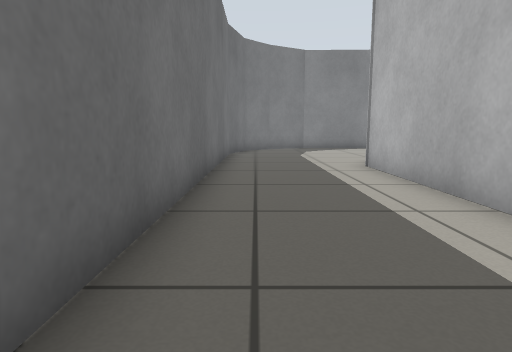
View 1 (above)

24 first-person views from a walk through a robot-simulator world made for Gazebo. The camera is 0.5 m above the floor, tilts 8° down and sees 75° across. The floor is counted in squares, 0.5 m on a side. Each view is taken from the middle of a square. On the plan, view 1 faces up. The plan holds only what a view shows up to about 12 squares ahead; the rest is blank. The place goes on beyond the plan. Robots are left out.

View 2
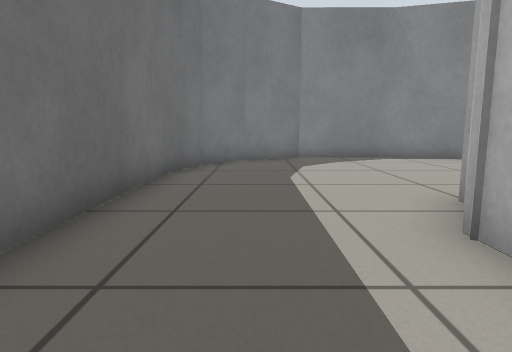

View 3
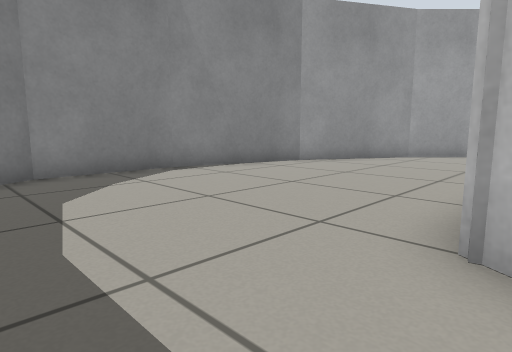

View 4
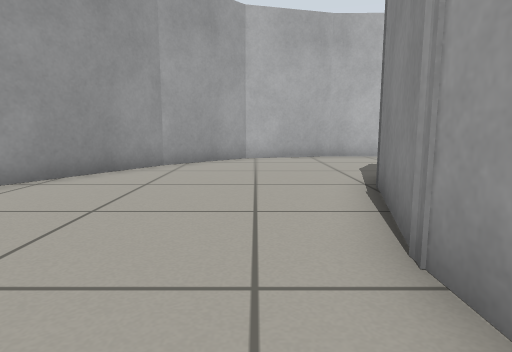

View 5
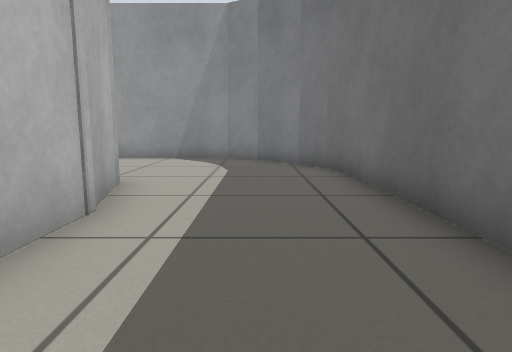

View 6
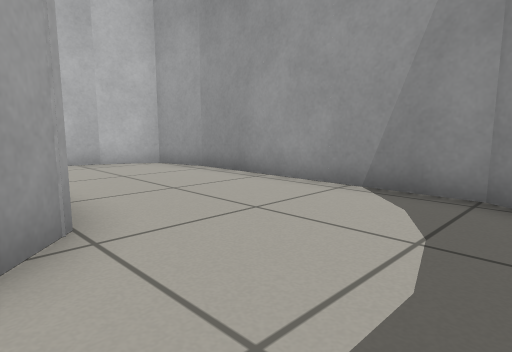

View 7
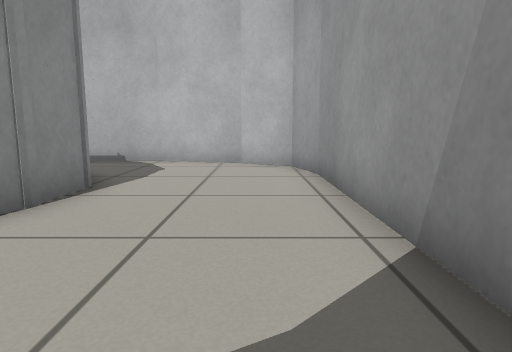

View 8
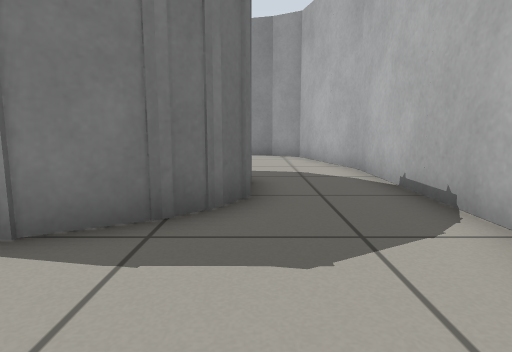

View 9
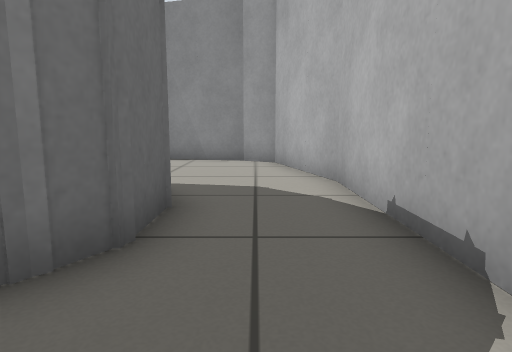

View 10
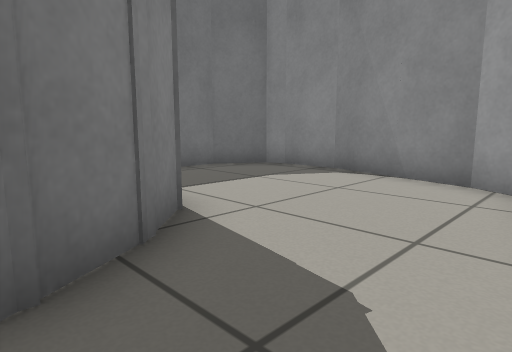

View 11
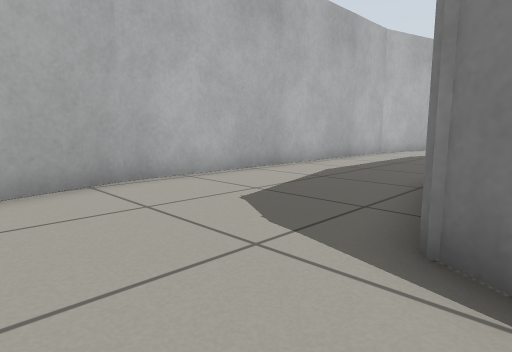

View 12
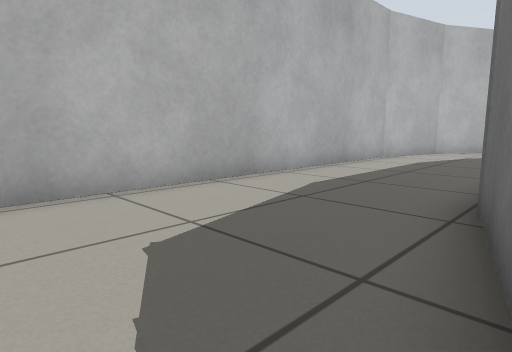

View 13
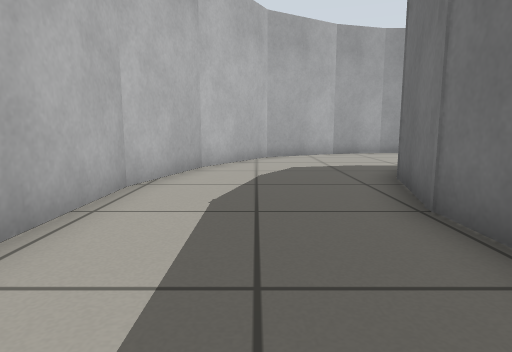

View 14
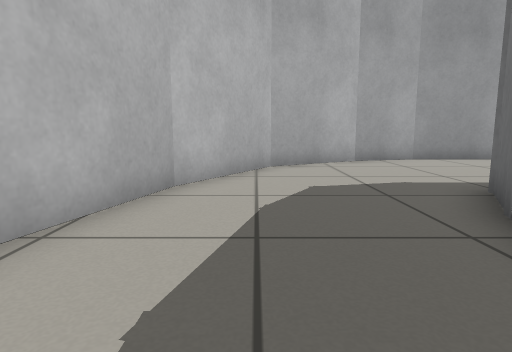

View 15
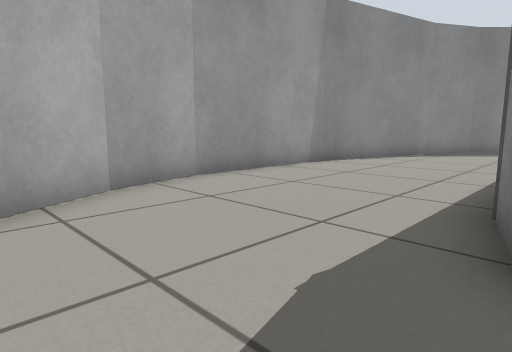

View 16
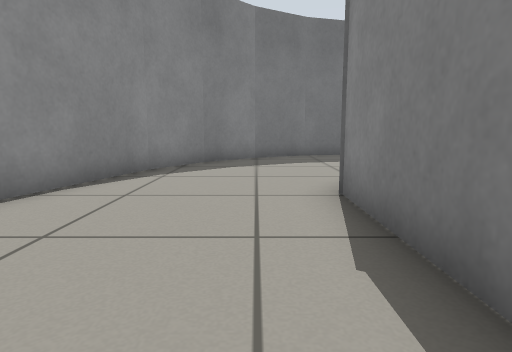

View 17
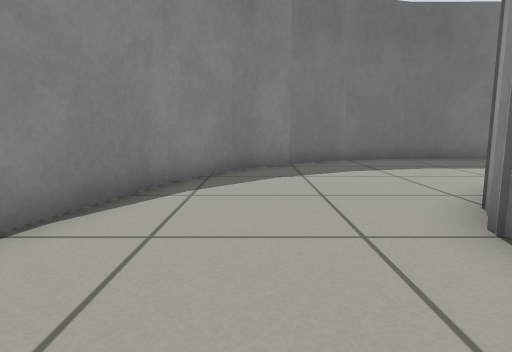

View 18
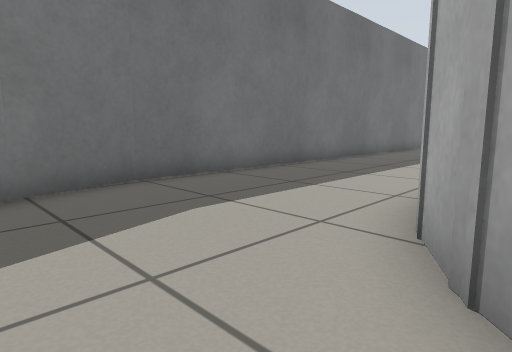

View 19
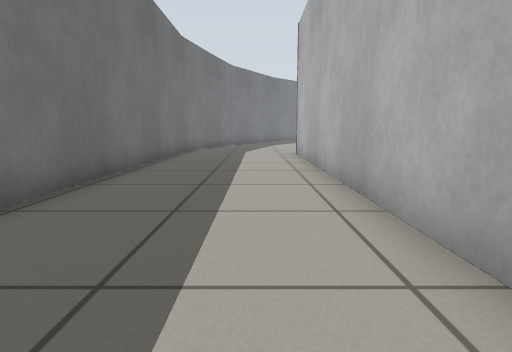

View 20
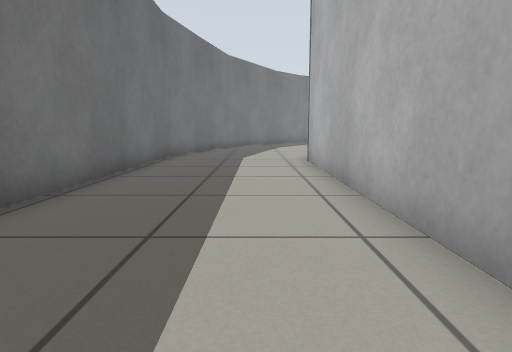

View 21
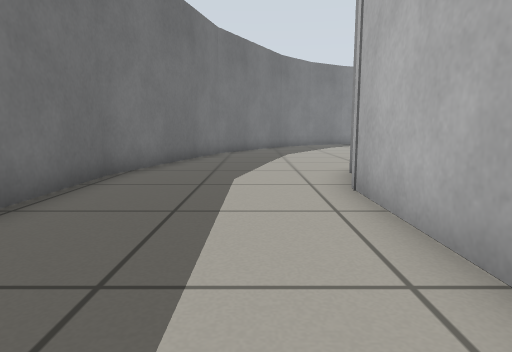

View 22
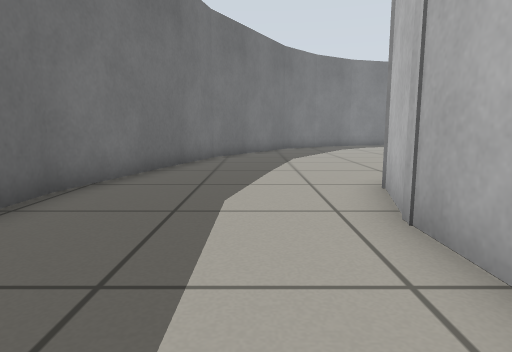

View 23
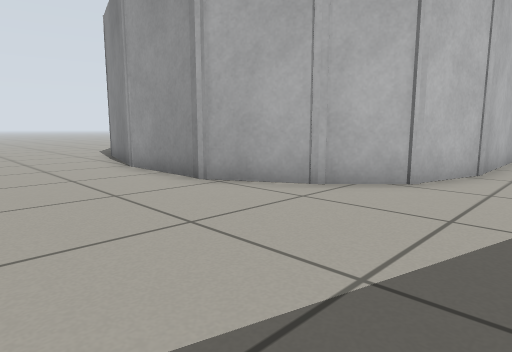

View 24
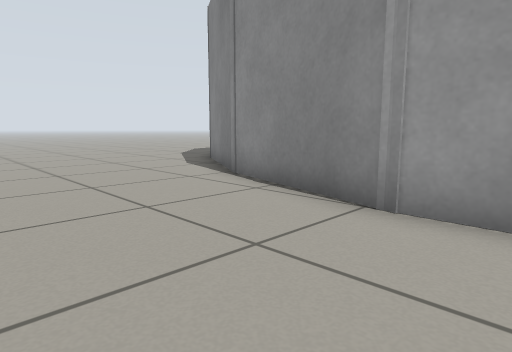

### Floor plan
Points are (right, up) in squares from view 1. A wall is a line through its corners. A room is listed if a view was taken in it or the views show most of it. See-through windows are left out.
Room 1 (views 1, 2, 3, 4, 5, 6, 7, 8, 9, 10, 11, 12)
walls: (6.2, 10.8) (9.6, 9.9); (11.2, 7.8) (11.8, 5.4); (7.4, 5.2) (8.4, 4.2); (9.7, 16.6) (5.6, 17.7); (13.4, 14.5) (9.7, 16.7); (11.6, 5.3) (11.2, 6.7); (5.7, 17.7) (2.5, 17.8) (0.6, 16.6); (8.9, 3.3) (8.9, 1.8) (8.4, 1); (16.3, 9.2) (15.5, 12.3) (13.3, 14.6); (16.3, 7.4) (16.3, 9.4); (0.7, 16.7) (-0.5, 15.5) (-1.1, 13.4); (-1.1, 13.6) (-1.1, -0.6); (3, 2.9) (3, 9) (4, 10.7); (8.6, 1.3) (7.8, 0.5); (8.1, 0.7) (6.7, -0.1) (5, -0.1); (3.6, 0.9) (2.9, 3.3); (5.5, -0.2) (4.4, 0.1); (11.5, -0.1) (11.6, 5.4); (10.8, -2.6) (11.6, 0.1); (-1.1, -0.5) (-0.8, -1.7); (-0.9, -1.5) (-0.2, -2.6); (8.4, -4.4) (10, -4) (10.9, -2.6); (-0.3, -2.6) (1, -3.8); (0.9, -3.8) (1.9, -4.4) (8.5, -4.4)
low walls: (5.4, 10.8) (6.6, 10.8); (10.2, 9.6) (11, 9.2); (8.2, 4.5) (8.9, 3.3); (4.4, 0.1) (3.6, 0.9)
ways out: opening at (14, 7.7) to room 2; opening at (9.5, 6.5)
Room 2 (views 13, 14, 15, 16, 17, 18, 19, 20, 21, 22, 23, 24)
walls: (11.8, 1.4) (11.8, -0.2); (11.9, 0.1) (11.1, -2.9); (16.3, -1.9) (16.3, 7.4); (11.2, -2.6) (10.2, -4.2); (15.4, -4.9) (16.3, -1.7); (9.6, 17) (13.4, 14.8); (5.4, -4.7) (1.9, -4.7) (0.8, -4.1); (5.5, 18.1) (9.9, 16.9); (-1.4, 1.9) (-1.4, 13.7); (-1.4, 13.3) (-0.8, 15.7) (0.6, 17.1); (8.7, -10.1) (10.9, -9.5) (13.6, -7.9) (15.4, -4.8); (0.3, 16.9) (2.4, 18.1) (5.8, 18); (3.9, -10) (8.9, -10.1); (-1.4, -8.6) (4, -10.1); (-6.3, -2) (-5.7, -4.3); (-3.2, -7.5) (-1.1, -8.7); (-6.2, 15.2) (-6.3, -2.2); (-5.8, -4.1) (-4.6, -6.1); (-4.7, -6) (-3, -7.6); (-4.1, 22.5) (-4.5, 21.8); (-4.6, 22) (-6.2, 15.1)
low walls: (9.6, -4.4) (8.6, -4.7); (-0.1, -3.2) (-0.6, -2.7); (-0.4, -3) (-1.2, -1.6)
ways out: opening at (14, 7.7) to room 1

Where each view was taken, in squares from view 1:
view 1: 0 up, 0 right, facing up
view 2: 6 up, 1 right, facing up
view 3: 10 up, 1 right, facing up-right
view 4: 12 up, 4 right, facing right
view 5: 7 up, 1 right, facing down
view 6: 1 up, 1 right, facing down-right
view 7: 3 down, 1 right, facing right
view 8: 3 down, 9 right, facing up
view 9: 1 down, 10 right, facing up
view 10: 3 up, 11 right, facing up-left
view 11: 12 up, 10 right, facing down-right
view 12: 10 up, 11 right, facing down-right
view 13: 4 up, 14 right, facing down
view 14: 1 up, 14 right, facing down
view 15: 4 down, 13 right, facing down-left
view 16: 6 down, 7 right, facing left
view 17: 7 down, 5 right, facing left
view 18: 5 down, 0 right, facing up-left
view 19: 0 up, 3 left, facing up
view 20: 3 up, 3 left, facing up
view 21: 8 up, 3 left, facing up
view 22: 10 up, 3 left, facing up
view 23: 22 up, 3 left, facing down-right
view 24: 22 up, 4 right, facing down-right
